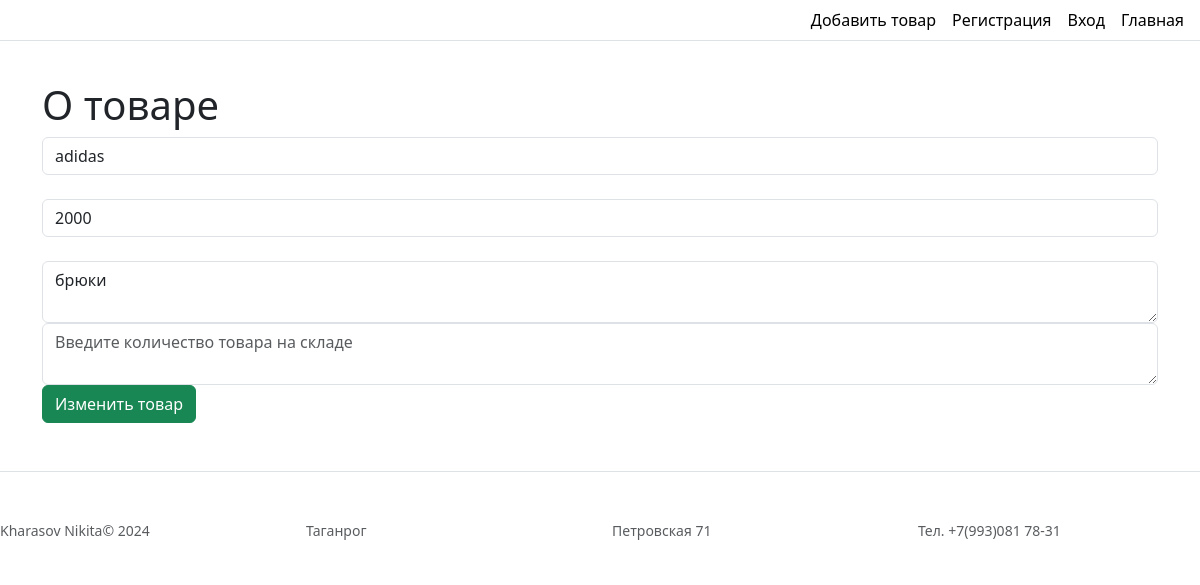
Before: /2/update with the older database file.
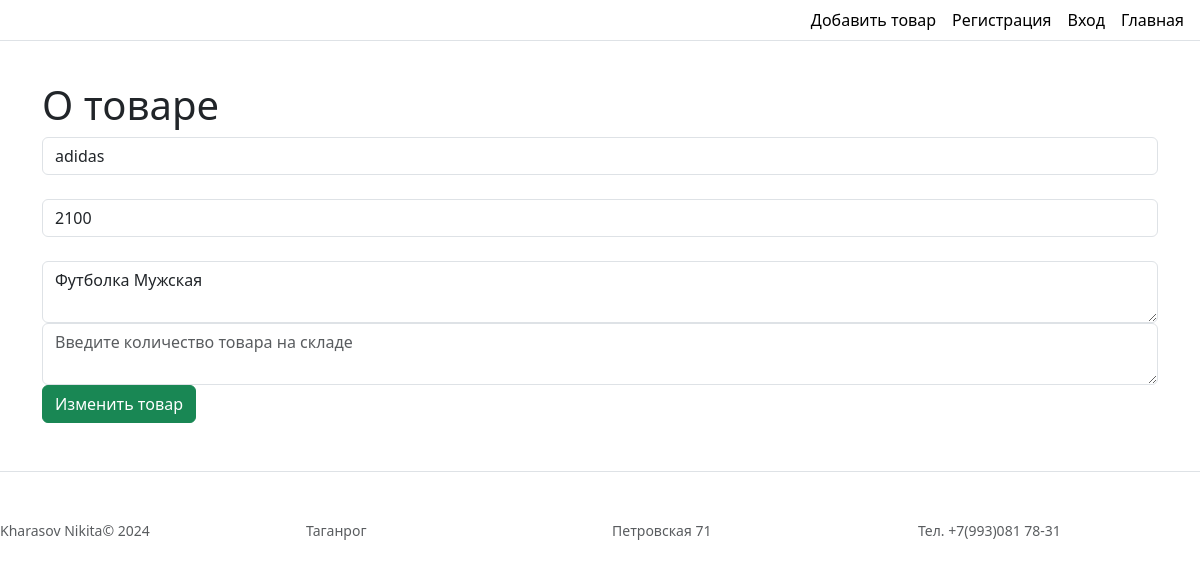
After: the same page with the newer database file.
### main.py (models this page shows, shortened)
class Item(db.Model):
    id = db.Column(db.Integer, primary_key=True)
    title = db.Column(db.String(100), nullable=False)
    price = db.Column(db.Integer, nullable=False)
    amount = db.Column(db.Integer, nullable=False)
    isActive = db.Column(db.Boolean, default=True)
    text = db.Column(db.Text, nullable=False)

### main.py (the view)
@app.route('/<int:id>/update', methods=['POST', 'GET'])
def Update(id):
    item = Item.query.get(id)
    if request.method == "POST":
        item.title = request.form['title']
        item.price = request.form['price']
        item.text = request.form['text']
        try:
            db.session.commit()
            return redirect('/index')
        except:
            return "Получилась ошибка"
    else:
        return render_template('update.html', item=item)

### templates/update.html (shortened to what this page needs)
{% extends 'base.html' %}
{% block body%}
<header>
    <div class="d-flex flex-column flex-md-row align-items-center border-bottom">
      <nav class="d-inline-flex mt-2 mt-md-0 ms-md-auto">
        <a class="me-3 py-2 link-body-emphasis text-decoration-none" href="/create">Добавить товар</a>
        <a class="me-3 py-2 link-body-emphasis text-decoration-none" href="/">Регистрация</a>
        <a class="me-3 py-2 link-body-emphasis text-decoration-none" href="/">Вход</a>
        <a class="me-3 py-2 link-body-emphasis text-decoration-none" href="/index">Главная</a>
      </nav>
    </div>
    <div class="pricing-header p-3 pb-md-4 mx-auto text-center">
    </div>
  </header>
    <div class="container">
        <h1>О товаре</h1>
        <form method="POST">
            <input type="text" class="form-control" name="title" id="title" value="{{ item.title }}" placeholder="Измените название"><br>
            <input type="number" class="form-control" name="price" id="price" value="{{ item.price }}" placeholder="Измените цену"><br>
            <textarea name="text" id="text" class="form-control" placeholder="Введите описание товара">{{ item.text }}</textarea>
            <textarea name="text" id="amount" class="form-control" placeholder="Введите количество товара на складе">{{ amount }}</textarea>
            <button class="btn btn-success" type="submit">Изменить товар</button>
        </form>
    </div>
{% endblock %}

Changed rows visible on the page:
changed Item "adidas": price "2000" → "2100"
Other visible differences:
form field text: "брюки" → "Футболка Мужская"
